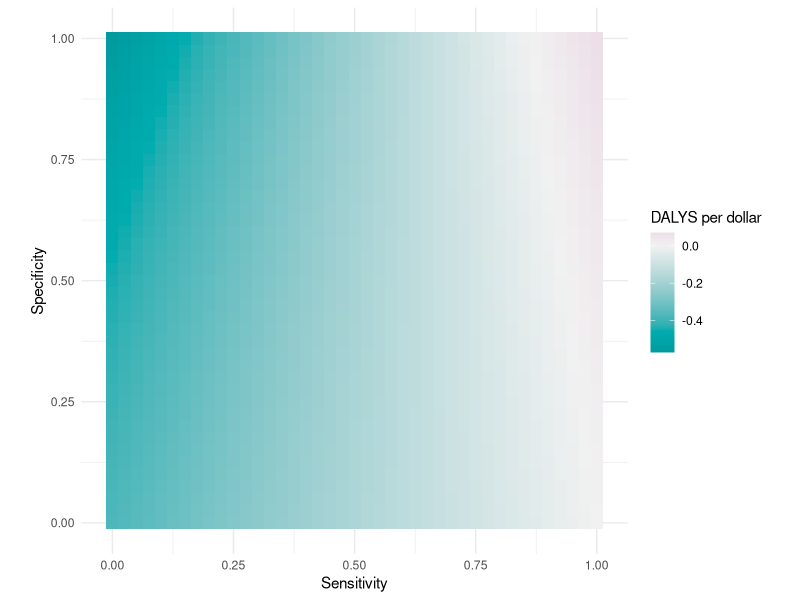
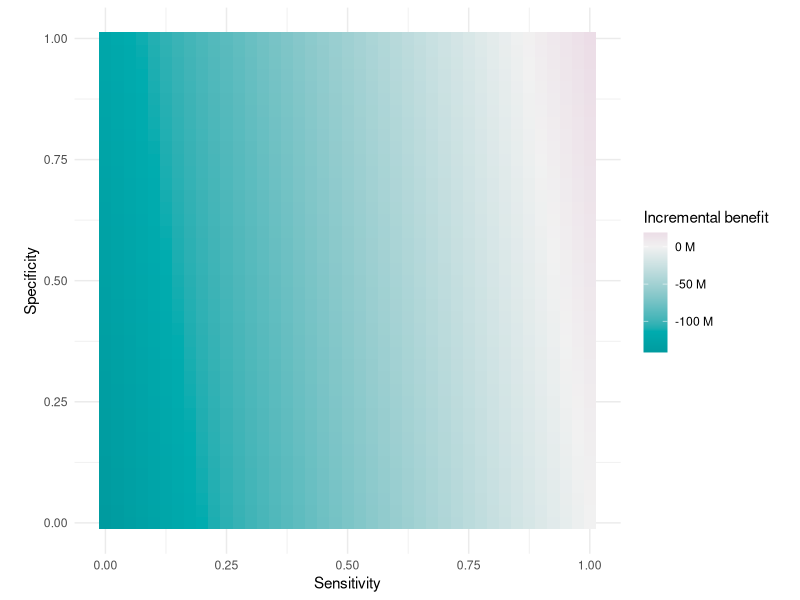
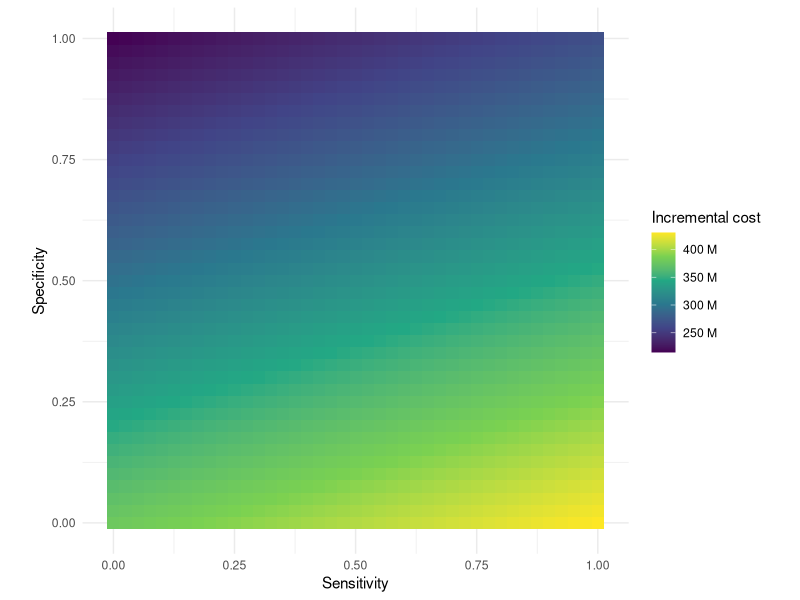
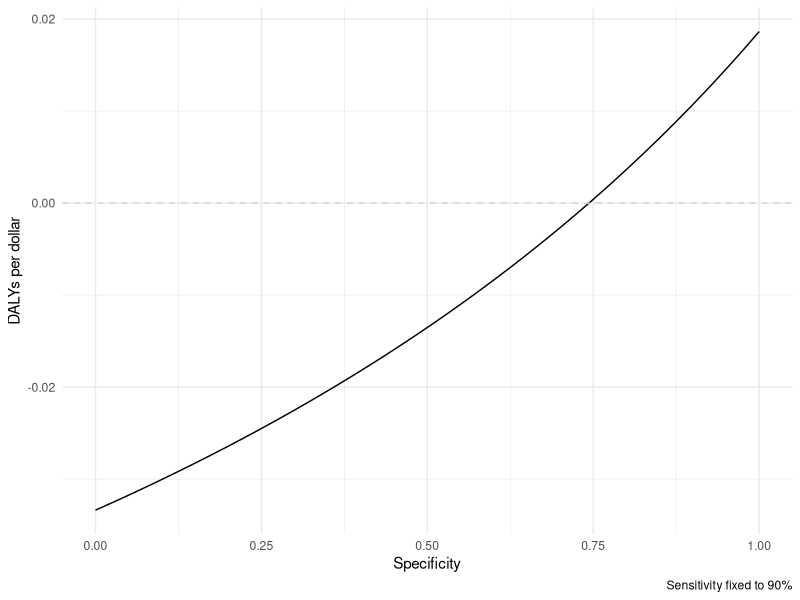
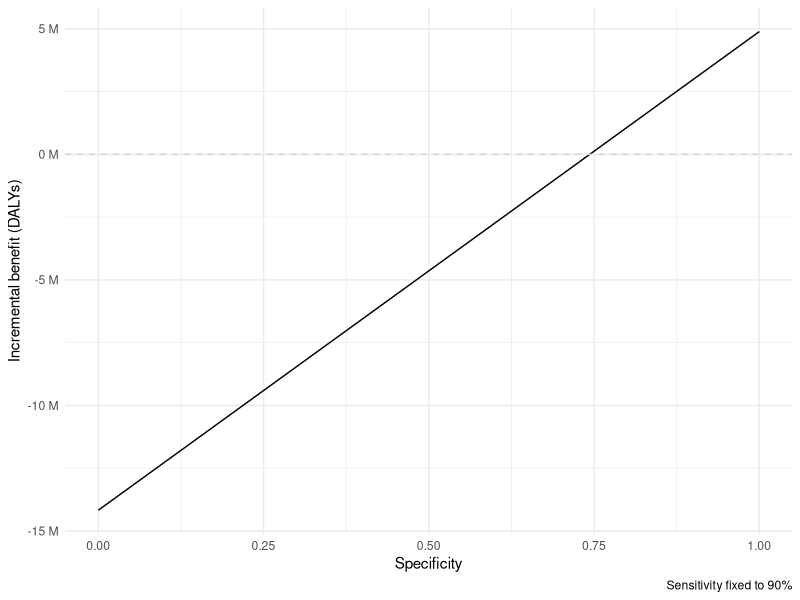
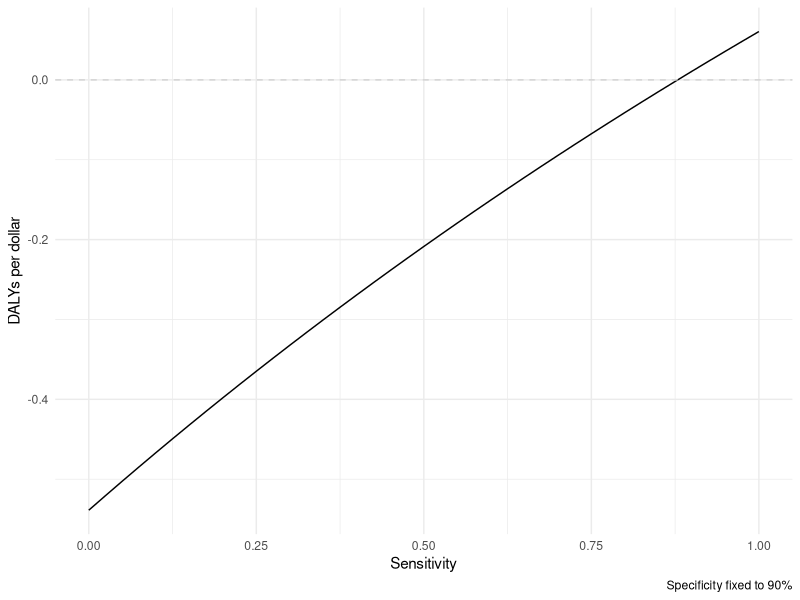
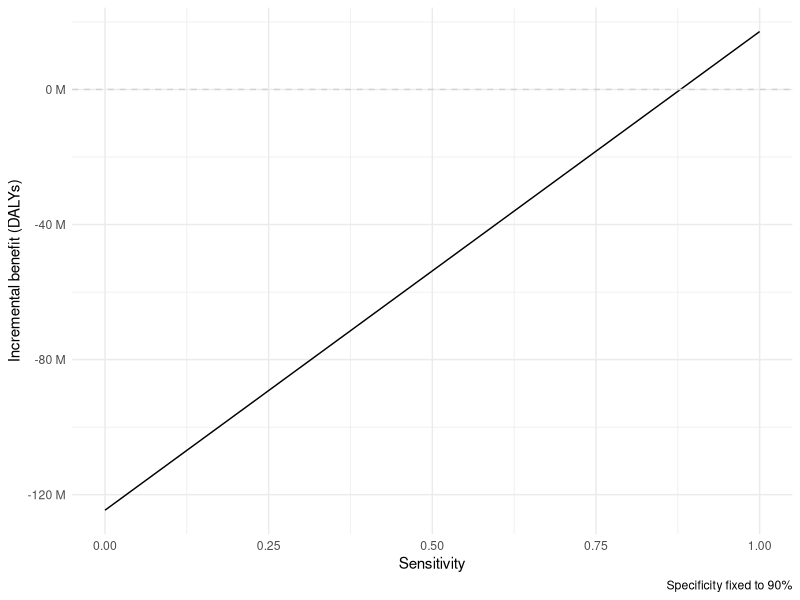

These figures' R source, in order:
## ---- chunk 1
knitr::opts_chunk$set(echo = TRUE)
library(purrr)
library(dplyr)
library(tidyr)
library(ggplot2)
library(colorspace)
## ---- chunk 2
births_per_year <- 25 * 10^6
## ---- chunk 3
sepsis_rate <- 70 / 1000
(births_sepsis <- births_per_year * sepsis_rate)
## ---- chunk 4
prop_high_risk_sepsis <- 0.4
prop_low_risk_sepsis <- 1 - prop_high_risk_sepsis
## ---- chunk 5
births_sepsis_high_risk <- births_sepsis * prop_high_risk_sepsis
(births_abx_sepsis_high_risk <- births_sepsis_high_risk)
## ---- chunk 6
births_sepsis_low_risk <- births_sepsis * prop_low_risk_sepsis
prop_abx <- 0.2
births_abx <- births_per_year * prop_abx
(births_abx_sepsis_low_risk <- births_abx - births_abx_sepsis_high_risk)
## ---- chunk 7
total_births_per_year <- 130 * 10^6
total_births_abx_per_year <- total_births_per_year * prop_abx
total_sepsis_burden <- 24.6 * 10^6
prop_burden_abx <- 0.31
total_amr_burden <- total_sepsis_burden * prop_burden_abx
(amr_burden_per_abx <- total_amr_burden / total_births_abx_per_year)
## ---- chunk 8
benefit_correct_sepsis_diagnosis <- 9
## ---- chunk 9
(benefit_s1 <- benefit_correct_sepsis_diagnosis * births_sepsis_low_risk - amr_burden_per_abx * (births_abx_sepsis_low_risk - births_sepsis_low_risk))
## ---- chunk 10
cost_culture <- 50
cost_treatment <- 5
(cost_s1 <- (cost_culture + cost_treatment) * births_abx_sepsis_low_risk)
## ---- chunk 11
(cost_per_daly_s1 <- cost_s1 / benefit_s1)
## ---- chunk 12
total_cost_rdt <- 20
subsidy_rdt <- 10
(cost_rdt <- total_cost_rdt - subsidy_rdt)
## ---- chunk 13
sensitivity <- 0.9
specificity <- 0.9
## ---- chunk 14
sepsis_prev_low_risk <- births_sepsis_low_risk / births_abx_sepsis_low_risk

#' Has sepsis and treated
(true_positive <- births_abx_sepsis_low_risk * sepsis_prev_low_risk * sensitivity)
  
#' Doesn't have sepsis and treated
(false_positive <- births_abx_sepsis_low_risk * (1 - sepsis_prev_low_risk) * (1 - specificity))
  
#' Has sepsis and not treated
(false_negative <- births_abx_sepsis_low_risk * sepsis_prev_low_risk * (1 - sensitivity))
  
#' Doesn't have sepsis and not treated
(true_negative <- births_abx_sepsis_low_risk * (1 - sepsis_prev_low_risk) * specificity)

stopifnot(true_positive + false_positive + false_negative + true_negative == births_abx_sepsis_low_risk)

#' Estimate that around half of false negatives would later be identified
harm_false_negative <- benefit_correct_sepsis_diagnosis * 0.5

(benefit_s2 <- true_positive * benefit_correct_sepsis_diagnosis + true_negative * amr_burden_per_abx - harm_false_negative * false_negative - amr_burden_per_abx * false_positive)
(cost_s2 <- (cost_culture + total_cost_rdt) * births_abx_sepsis_low_risk + (true_positive + false_positive) * cost_treatment)

#' Cost per DALY
(cost_per_daly_s2 <- cost_s2 / benefit_s2)
## ---- chunk 15
#' Total amount of subsidy in scenario 2
(subsidy_test <- subsidy_rdt * births_abx_sepsis_low_risk)

#' Additional cost of scenario 2 over scenario 1 for government
(cost_incremental <- cost_s2 - subsidy_test - cost_s1)

#' Additional benefit of scenario 2 over scenario 1
(benefit_incremental <- benefit_s2 - benefit_s1)

#' ICER
(icer <- cost_incremental / benefit_incremental)
## ---- chunk 16
run_cea <- function(sensitivity, specificity, amr_burden_per_abx = NULL) {
  births_per_year <- 25 * 10^6
  sepsis_rate <- 70 / 1000
  births_sepsis <- births_per_year * sepsis_rate
  prop_high_risk_sepsis <- 0.4
  prop_low_risk_sepsis <- 1 - prop_high_risk_sepsis
  births_sepsis_high_risk <- births_sepsis * prop_high_risk_sepsis
  prop_abx <- 0.2
  births_abx <- births_per_year * prop_abx
  births_abx_sepsis_high_risk <- births_sepsis_high_risk
  births_abx_sepsis_low_risk <- births_abx - births_abx_sepsis_high_risk
  
  total_births_per_year <- 130 * 10^6
  total_births_abx_per_year <- total_births_per_year * prop_abx
  
  # If no AMR burden per perscription provided then calculate one
  if(is.null(amr_burden_per_abx)) {
    total_sepsis_burden <- 24.6 * 10^6
    prop_burden_abx <- 0.31
    total_amr_burden <- total_sepsis_burden * prop_burden_abx
    amr_burden_per_abx <- total_amr_burden / total_births_abx_per_year
  }
  
  cost_culture <- 50
  total_cost_rdt <- 20
  subsidy_rdt <- 10
  cost_rdt <- total_cost_rdt - subsidy_rdt
  cost_treatment <- 5
  
  # Scenario 1
  benefit_correct_sepsis_diagnosis <- 9
  benefit_s1 <- benefit_correct_sepsis_diagnosis * births_sepsis_low_risk - amr_burden_per_abx * (births_abx_sepsis_low_risk - births_sepsis_low_risk)
  cost_s1 <- (cost_culture + cost_treatment) * births_abx_sepsis_low_risk
  cost_per_daly_s1 <- cost_s1 / benefit_s1
  
  # Scenario 2
  sepsis_prev_low_risk <- births_sepsis_low_risk / births_abx_sepsis_low_risk
  true_positive <- births_abx_sepsis_low_risk * sepsis_prev_low_risk * sensitivity
  false_negative <- births_abx_sepsis_low_risk * sepsis_prev_low_risk * (1 - sensitivity)
  true_negative <- births_abx_sepsis_low_risk * (1 - sepsis_prev_low_risk) * specificity
  false_positive <- births_abx_sepsis_low_risk * (1 - sepsis_prev_low_risk) * (1 - specificity)
  stopifnot(true_positive + false_positive + false_negative + true_negative == births_abx_sepsis_low_risk)
  harm_false_negative <- benefit_correct_sepsis_diagnosis * 0.5
  
  benefit_s2 <- (true_positive * benefit_correct_sepsis_diagnosis) + 
                (true_negative * amr_burden_per_abx) - 
                (false_negative * harm_false_negative) - 
                (false_positive * amr_burden_per_abx)
  
  cost_s2 <- (cost_culture + total_cost_rdt) * births_abx_sepsis_low_risk + (true_positive + false_positive) * cost_treatment
  cost_per_daly_s2 <- cost_s2 / benefit_s2
  
  subsidy_test <- subsidy_rdt * births_abx_sepsis_low_risk
  cost_incremental <- cost_s2 - subsidy_test - cost_s1
  benefit_incremental <- benefit_s2 - benefit_s1
  icer <- cost_incremental / benefit_incremental
  return(list(icer = icer, cost_incremental = cost_incremental, benefit_incremental = benefit_incremental))
}
## ---- chunk 17
run_cea(0.9, 0.9)
## ---- chunk 18
grid <- seq(from = 0, to = 1, length.out = 41)
df <- tidyr::crossing(sensitivity = grid, specificity = grid)
df <- bind_cols(df, pmap_dfr(df, run_cea))
tail(df)
## ---- chunk 19
ggplot(df, aes(x = sensitivity, y = specificity, fill = 1 / icer)) + 
  geom_tile() +
  coord_fixed(ratio = 1) +
  theme_minimal() +
  labs(x = "Sensitivity", y = "Specificity", fill = "DALYS per dollar") +
  scale_fill_continuous_diverging(palette = "Tropic")

ggplot(df, aes(x = sensitivity, y = specificity, fill = benefit_incremental)) + 
  geom_tile() +
  coord_fixed(ratio = 1) +
  theme_minimal() +
  labs(x = "Sensitivity", y = "Specificity", fill = "Incremental benefit") +
  scale_fill_continuous_diverging(palette = "Tropic", labels = scales::unit_format(unit = "M", scale = 10E-6))

ggplot(df, aes(x = sensitivity, y = specificity, fill = cost_incremental)) + 
  geom_tile() +
  coord_fixed(ratio = 1) +
  theme_minimal() +
  labs(x = "Sensitivity", y = "Specificity", fill = "Incremental cost") +
  scale_fill_viridis_c(labels = scales::unit_format(unit = "M", scale = 10E-6))

df %>%
  filter(sensitivity == 0.9) %>%
  ggplot(aes(x = specificity, y = 1 / icer)) +
  geom_line() +
  geom_hline(yintercept = 0, col = "lightgrey", linetype = "dashed") +
  theme_minimal() +
  labs(x = "Specificity", y = "DALYs per dollar", caption = "Sensitivity fixed to 90%")

df %>%
  filter(sensitivity == 0.9) %>%
  ggplot(aes(x = specificity, y = benefit_incremental)) +
  geom_line() +
  geom_hline(yintercept = 0, col = "lightgrey", linetype = "dashed") +
  theme_minimal() +
  scale_y_continuous(labels = scales::unit_format(unit = "M", scale = 10E-6)) +
  labs(x = "Specificity", y = "Incremental benefit (DALYs)", caption = "Sensitivity fixed to 90%")

df %>%
  filter(specificity == 0.9) %>%
  ggplot(aes(x = sensitivity, y = 1 / icer)) +
  geom_line() +
  geom_hline(yintercept = 0, col = "lightgrey", linetype = "dashed") +  
  theme_minimal() +
  labs(x = "Sensitivity", y = "DALYs per dollar", caption = "Specificity fixed to 90%")

df %>%
  filter(specificity == 0.9) %>%
  ggplot(aes(x = sensitivity, y = benefit_incremental)) +
  geom_line() +
  geom_hline(yintercept = 0, col = "lightgrey", linetype = "dashed") +
  theme_minimal() +
  scale_y_continuous(labels = scales::unit_format(unit = "M", scale = 10E-6)) +
  labs(x = "Sensitivity", y = "Incremental benefit (DALYs)", caption = "Specificity fixed to 90%")
